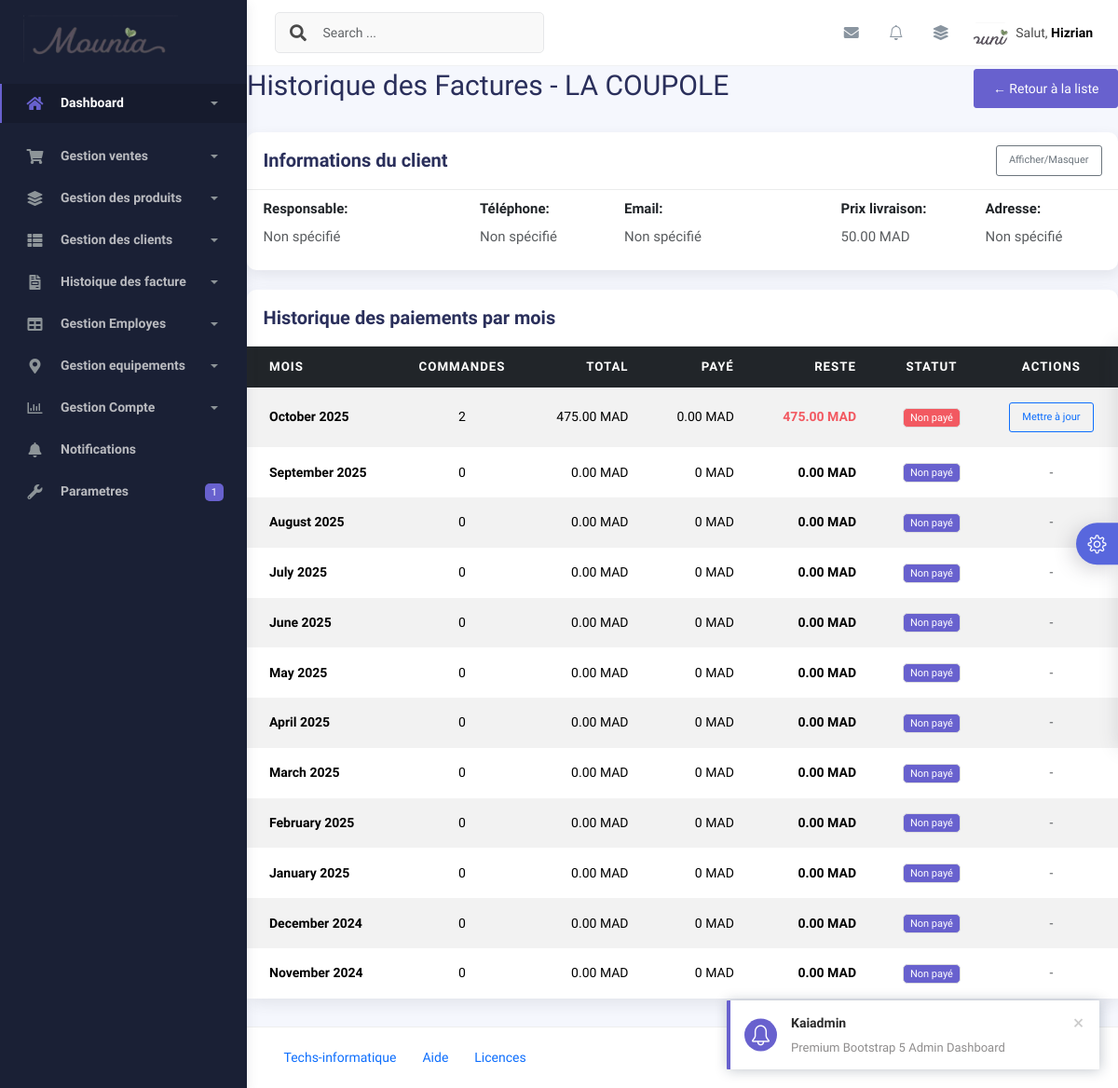
Page /factures/paiment/2/ on the earlier database version.
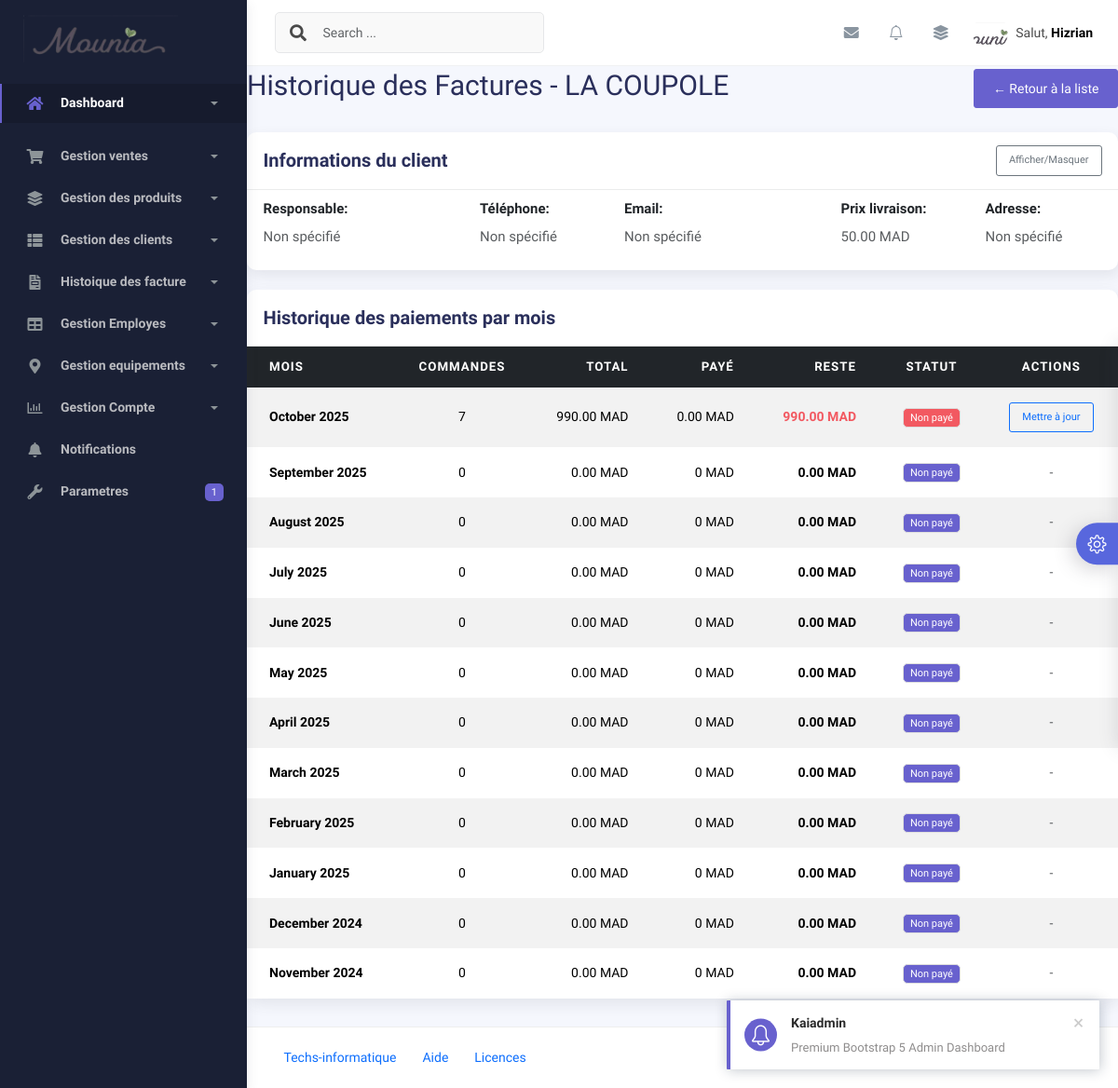
Same page on the later database version.
### application/models.py (models this page shows, shortened)
class Paiement(models.Model):
    STATUT_PAIEMENT_CHOICES = [
        ('paye', 'Payé'),
        ('partiel', 'Partiellement payé'),
        ('non_paye', 'Non payé'),
    ]
    client = models.ForeignKey(Client, on_delete=models.CASCADE, related_name="paiements")
    mois = models.CharField(max_length=7, verbose_name="Mois (YYYY-MM)")
    montant_du = models.DecimalField(max_digits=10, decimal_places=2, verbose_name="Montant dû")
    montant_paye = models.DecimalField(max_digits=10, decimal_places=2, default=0, verbose_name="Montant payé")
    statut = models.CharField(max_length=20, choices=STATUT_PAIEMENT_CHOICES, default='non_paye')
    date_creation = models.DateTimeField(auto_now_add=True)
    date_modification = models.DateTimeField(auto_now=True)
    class Meta:
        verbose_name = "Paiement"
        verbose_name_plural = "Paiements"
        unique_together = ['client', 'mois']
        ordering = ['-mois']
    @property
    def reste_a_payer(self):
        return self.montant_du - self.montant_paye
    def save(self, *args, **kwargs):
        if self.montant_paye >= self.montant_du:
            self.statut = 'paye'
        elif self.montant_paye > 0:
            self.statut = 'partiel'
        else:
            self.statut = 'non_paye'
        super().save(*args, **kwargs)

### application/views.py (the view)
# urls.py: path('factures/paiment/<int:client_id>/', views.detail_clientpai, name='detail_clientpai'),
def detail_clientpai(request, client_id):
    client = get_object_or_404(Client, id=client_id)
    mois_courant = timezone.now()
    historique = []
    for i in range(12):
        mois_date = mois_courant - timedelta(days=30*i)
        annee = mois_date.year
        mois = mois_date.month
        mois_str = f"{annee}-{str(mois).zfill(2)}"
        commandes = client.get_commandes_par_mois(annee, mois)
        total_mois = client.get_total_mois(annee, mois)
        paiement = client.get_statut_paiement_mois(annee, mois)
        historique.append({
            'mois': mois_str,
            'nom_mois': mois_date.strftime('%B %Y'),
            'commandes': commandes,
            'total_mois': total_mois,
            'paiement': paiement,
            'nombre_commandes': commandes.count()
        })
    return render(request, 'factures/detail_client.html', {
        'client': client,
        'historique': historique,
        'title': f'Historique - {client.nom}'
    })

### application/context_processors.py (called while the page is built)
def parametres_mounia(request):
    return {
        'parametres': ParametresMounia.objects.first() or None
    }

### application/models.py (called while the page is built, shortened)
    def get_commandes_par_mois(self, annee, mois):
        return self.commandes.filter(
            date_commande__year=annee,
            date_commande__month=mois
        )

    def get_total_mois(self, annee, mois):
        commandes_mois = self.get_commandes_par_mois(annee, mois)
        total = Decimal('0.00')
        for commande in commandes_mois:
            total += commande.total_avec_remise
        return total

    @property
    def total_sans_livraison(self):
        try:
            return sum(Decimal(str(item.sous_total)) for item in self.items.all())
        except:
            return Decimal('0.00')

    @property
    def frais_livraison(self):
        try:
            return Decimal(str(self.client.prix_livraison))
        except:
            return Decimal('0.00')

    @property
    def montant_remise(self):
        remise = self.remise_appliquee
        if not remise:
            return Decimal('0.00')

### templates/factures/detail_client.html (shortened to what the changed rows need)
{% extends 'base.html' %} {% block content %}
<div class="container p-4">
  <div class="d-flex justify-content-between align-items-center mb-4">
    <h1>Historique des Factures - {{ client.nom }}</h1>
  </div>
  <div class="card">
    <div class="card-body p-0">
      <div class="table-responsive">
        <table class="table table-striped table-hover mb-0">
          <thead class="table-dark">
            <tr>
              <th>Mois</th>
              <th class="text-center">Commandes</th>
              <th class="text-end">Total</th>
              <th class="text-end">Payé</th>
              <th class="text-end">Reste</th>
              <th class="text-center">Statut</th>
              <th class="text-center">Actions</th>
            </tr>
          </thead>
          <tbody>
            {% for item in historique %}
            <tr>
              <td class="fw-bold">{{ item.nom_mois }}</td>
              <td class="text-center">{{ item.nombre_commandes }}</td>
              <td class="text-end">{{ item.total_mois }} MAD</td>
              <td class="text-end">
                {% if item.paiement %} {{ item.paiement.montant_paye }} MAD {% else %} 0 MAD {% endif %}
              </td>
              <td class="text-end fw-bold {% if item.paiement and item.paiement.reste_a_payer > 0 %}text-danger{% endif %}">
                {% if item.paiement %} {{ item.paiement.reste_a_payer }} MAD {% else %} {{ item.total_mois }} MAD {% endif %}
              </td>
              <td class="text-center">
                {% if item.paiement %}
                <span
                  class="badge {% if item.paiement.statut == 'paye' %}bg-success {% elif item.paiement.statut == 'partiel' %}bg-warning {% else %}bg-danger{% endif %}"
                >
                  {{ item.paiement.get_statut_display }}
                </span>
                {% else %}
                <span class="badge bg-secondary">Non payé</span>
                {% endif %}
              </td>
              <td class="text-center">
                {% if item.total_mois > 0 %}
                <button
                  type="button"
                  class="btn btn-outline-primary btn-sm"
                  data-bs-toggle="modal"
                  data-bs-target="#modalPaiement{{ forloop.counter }}"
                >
                  Mettre à jour
                </button>
                {% else %}
                <span class="text-muted">-</span>
                {% endif %}
              </td>
            </tr>
            {% endfor %}
          </tbody>
        </table>
      </div>
    </div>
  </div>
</div>
 {% endblock %}

Differences in the rows shown:
changed Paiement "Non payé": nombre_commandes "2" → "7"; total_mois "475.00" → "990.00"; paiement.reste_a_payer "475.00" → "990.00"
